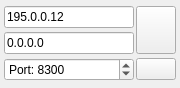
        <widget class="QWidget" name="page_2">
         <property name="geometry">
          <rect>
           <x>0</x>
           <y>0</y>
           <width>180</width>
           <height>88</height>
          </rect>
         </property>
         <attribute name="label">
          <string>UDP Connection</string>
         </attribute>
         <layout class="QGridLayout" name="gridLayout">
          <property name="leftMargin">
           <number>4</number>
          </property>
          <property name="topMargin">
           <number>4</number>
          </property>
          <property name="rightMargin">
           <number>4</number>
          </property>
          <property name="bottomMargin">
           <number>4</number>
          </property>
          <property name="spacing">
           <number>2</number>
          </property>
          <item row="2" column="0">
           <widget class="QSpinBox" name="udpPortBox">
            <property name="toolTip">
             <string>Port</string>
            </property>
            <property name="prefix">
             <string>Port: </string>
            </property>
            <property name="maximum">
             <number>65535</number>
            </property>
            <property name="value">
             <number>8300</number>
            </property>
           </widget>
          </item>
          <item row="0" column="0">
           <widget class="QLineEdit" name="udpIpEdit">
            <property name="toolTip">
             <string>Host</string>
            </property>
            <property name="text">
             <string>195.0.0.12</string>
            </property>
           </widget>
          </item>
          <item row="2" column="1">
           <widget class="QPushButton" name="udpPingButton">
            <property name="sizePolicy">
             <sizepolicy hsizetype="Fixed" vsizetype="Fixed">
              <horstretch>0</horstretch>
              <verstretch>0</verstretch>
             </sizepolicy>
            </property>
            <property name="toolTip">
             <string>Ping</string>
            </property>
            <property name="text">
             <string/>
            </property>
            <property name="icon">
             <iconset resource="resources.qrc">
              <normaloff>:/models/Icons/Ping Pong-96.png</normaloff>:/models/Icons/Ping Pong-96.png</iconset>
            </property>
           </widget>
          </item>
          <item row="1" column="0">
           <widget class="QLineEdit" name="udpIp2Edit">
            <property name="text">
             <string>0.0.0.0</string>
            </property>
           </widget>
          </item>
          <item row="0" column="1" rowspan="2">
           <widget class="QPushButton" name="udpConnectButton">
            <property name="enabled">
             <bool>true</bool>
            </property>
            <property name="sizePolicy">
             <sizepolicy hsizetype="Fixed" vsizetype="Minimum">
              <horstretch>0</horstretch>
              <verstretch>0</verstretch>
             </sizepolicy>
            </property>
            <property name="toolTip">
             <string>Connect</string>
            </property>
            <property name="text">
             <string/>
            </property>
            <property name="icon">
             <iconset resource="resources.qrc">
              <normaloff>:/models/Icons/Connected-96.png</normaloff>:/models/Icons/Connected-96.png</iconset>
            </property>
           </widget>
          </item>
         </layout>
        </widget>
